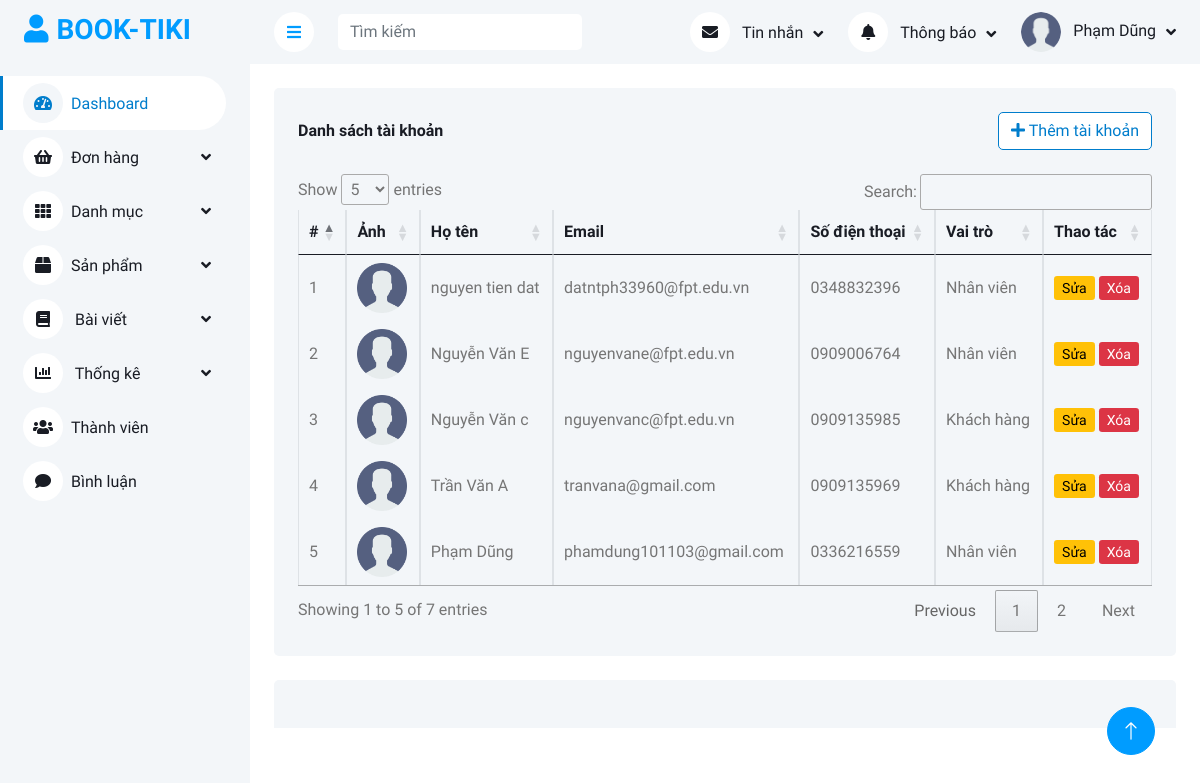
/admin/khach-hang/index.php?quanli=danh-sach-khach-hang (signed in), run on the app's committed database.
### tables this page shows
CREATE TABLE `users` (
  `user_id` int(11) NOT NULL,
  `username` varchar(100) NOT NULL COMMENT 'Tên đăng nhập',
  `password` varchar(255) NOT NULL,
  `full_name` varchar(255) NOT NULL COMMENT 'Họ tên',
  `image` varchar(255) NOT NULL,
  `email` varchar(255) NOT NULL,
  `phone` varchar(10) NOT NULL,
  `address` varchar(255) NOT NULL,
  `role` tinyint(1) NOT NULL DEFAULT 0 COMMENT '0 là khách hàng 1 là nhân viên',
  `active` tinyint(1) NOT NULL DEFAULT 1
);

### admin/models_admin/pdo_library.php (called while the page is built, shortened)
<?php
function pdo_query($sql){
    $sql_args = array_slice(func_get_args(), 1);
    try{
        $conn = pdo_get_connection();
        $stmt = $conn->prepare($sql);
        $stmt->execute($sql_args);
        $rows = $stmt->fetchAll();
        return $rows;
    }
    catch(PDOException $e){
        throw $e;
    }
    finally{
        unset($conn);
    }
}
?>

### admin/models_admin/CustomerModel.php (called while the page is built, shortened)
<?php
    class CustomerModel {
        public function select_all_users() {
            $sql = "SELECT * FROM users ORDER BY user_id DESC";
            return pdo_query($sql);
        }
    }
?>

### admin/khach-hang/list.php (the view, shortened to what this page needs)
<?php
    $list_users = $CustomerModel->select_all_users();
?>
<div class="container-fluid pt-4 px-4">
    <div class="bg-light text-center rounded p-4">
        <div class="d-flex align-items-center justify-content-between mb-4">
            <h6 class="mb-0">Danh sách tài khoản</h6>
            <a href="them-tai-khoan" class="btn btn-custom"><i class="fa fa-plus"></i> Thêm tài khoản</a>
        </div>
        <div class="table-responsive">
            <table class="table text-start align-middle table-bordered table-hover mb-0" id="users-list">
                <thead>
                    <tr class="text-dark">
                        <th scope="col">#</th>
                        <th scope="col">Ảnh</th>
                        <th scope="col">Họ tên</th>
                        <th scope="col">Email</th>
                        <th scope="col">Số điện thoại</th>
                        <th scope="col">Vai trò</th>
                        <th scope="col">Thao tác</th>
                    </tr>
                </thead>
                <tbody>
                    <?php
                    $i = 0;
                    foreach ($list_users as $value) {
                        extract($value);
                        $i++;
                    ?>
                    <tr>
                        <td><?=$i?></td>
                        <td>
                            <img style="max-width: 50px;" src="../upload/<?=$image?>" alt="">
                        </td>
                        <td><?=$full_name?></td>
                        <td>
                            <?=$email?>
                        </td>
                        <td> <?=$phone?> </td>
                        <td> <?php
                            if($role == 0) {
                                echo "Khách hàng";
                            }elseif($role == 1) {
                                echo "Nhân viên";
                            }
                            ?>
                        </td>
                        <td>
                            <a
                            href="capnhat-tai-khoan&id=<?=$user_id ?>" class="btn-sm btn-warning">Sửa</a>
                            <a onclick="return confirm('Bạn có chắc chắn muốn xóa')"
                            href="danh-sach-khach-hang&xoa=<?=$user_id ?>" class="btn-sm btn-danger">Xóa</a>
                        </td>
                    </tr>
                    <?php
                    }
                    ?>
                </tbody>
            </table>
        </div>
    </div>
</div>

### admin/public_admin/css/style.css (style rules this page uses)
:root { --primary: #007dcc; --light: #F3F6F9; --dark: #191C24; }
.btn { transition: .5s; }

### admin/public_admin/css/custom.css (style rules this page uses)
.btn-custom { color: #007dcc; background-color: white; border-color: #007dcc; }

### admin/khach-hang/list.php (style rules this page uses)
td { height: 50px; }

### data on the page
users: image (placeholder picture), full_name "nguyen tien dat", email "datntph33960@fpt.edu.vn", phone "0348832396", role "Nhân viên"
users: image (placeholder picture), full_name "Nguyễn Văn E", email "nguyenvane@fpt.edu.vn", phone "0909006764", role "Nhân viên"
users: image (placeholder picture), full_name "Nguyễn Văn c", email "nguyenvanc@fpt.edu.vn", phone "0909135985", role "Khách hàng"
users: image (placeholder picture), full_name "Trần Văn A", email "tranvana@gmail.com", phone "0909135969", role "Khách hàng"
users: image (placeholder picture), full_name "Phạm Dũng", email "phamdung101103@gmail.com", phone "0336216559", role "Nhân viên"

### other printed values
$_SESSION['user_admin']['full_name'] "Phạm Dũng"
